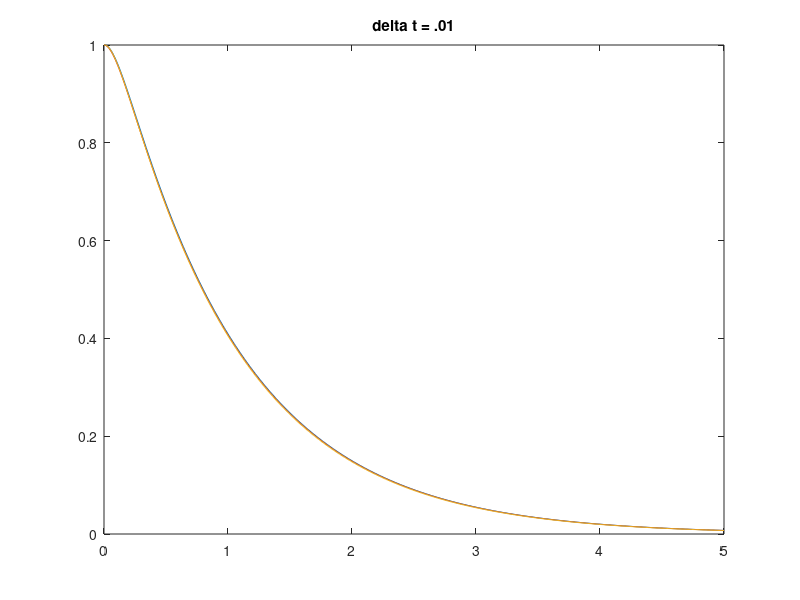

MATLAB code for this plot:
% hw 2 problem 6 483
%Using a differential equation, design a continuous, exact discrete, and
%approximate discrete LQR controllers and plot differences between them. X0
%= [1;0] where the state X = [theta;theta_dot] and u = J*theta_doubleDot

deltat = .01;

t = 0:deltat:5;
Q = 10^-2*eye(2);
R = 1;
x0 = [1;0];

Acon = [0 1;0 0]; Bcon = [0; 1/.01]; Kcon = lqr(Acon,Bcon,Q,R);
Aapp = [1 deltat; 0 1]; Bapp = [0; deltat/.01]; Kapp = dlqr(Aapp,Bapp,Q,R);
Aexa = [1 deltat; 0 1]; Bexa = [deltat^2/(.01*2); deltat/.01]; Kexa = dlqr(Aexa,Bexa,Q,R);


%step(ss(Acon,Bcon,eye(2),0))

%plotting
x = [];
xapp(:,1) = x0;
xexa(:,1) = x0;
xcon(:,1) = x0;

for i = 1:length(t)
    ucon(:,i) = -Kcon*xcon(:,i);
    xcon_dot(:,i) = Acon*xcon(:,i) + Bcon*ucon(:,i);
    xcon(:,i+1) = xcon(:,i) + deltat*xcon_dot(:,i);
    
    
    uapp(:,i) = -Kapp*xapp(:,i);
    xapp(:,i+1) = Aapp*xapp(:,i)+Bapp*uapp(:,i);
    
    uexa(:,i) = -Kexa*xexa(:,i);
    xexa(:,i+1) = Aexa*xexa(:,i)+Bexa*uexa(:,i);
end

%change appropriate range for each deltat (501, 51 6) for dt = (.01 .1 1)
range = 1:501;
plot(t,xapp(1,range),t,xexa(1,range),t,xcon(1,range))
title('delta t = .01')



    